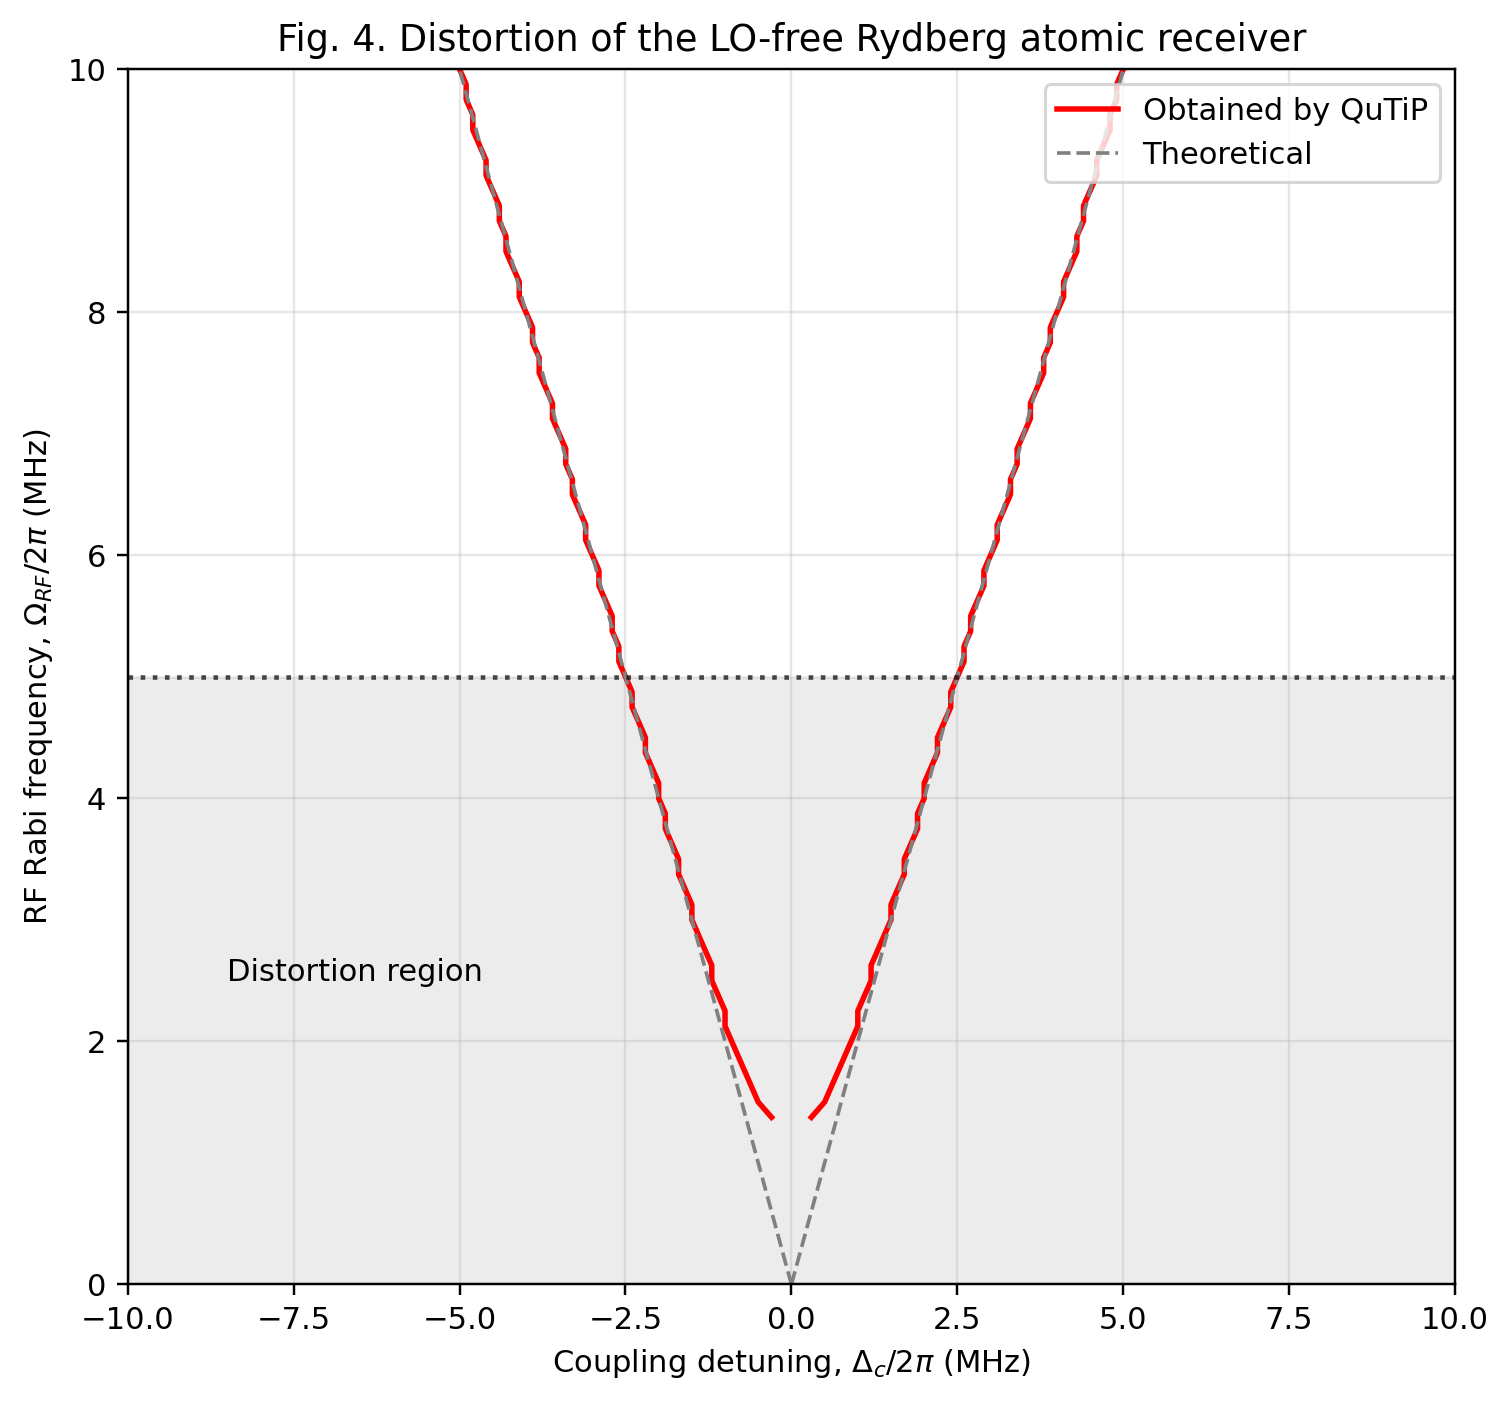

Write Python code to recreate this figure.
# ============================================================
# FIG. 4 -- CLEAN PRESENTATION VERSION
#
# Reuses the already-computed data-derived results (no new QuTiP
# solves, no data modification) -- just a simplified, paper-style
# rendering: only "Obtained by QuTiP" and "Theoretical" in the
# legend, one threshold line at the measured FWHM (~5 MHz).
# ============================================================

from pathlib import Path

import numpy as np
import matplotlib.pyplot as plt
import csv

OUTPUT_DIR = Path(__file__).resolve().parent

omega_rf_mhz, left_x, right_x = [], [], []
with open(OUTPUT_DIR / "fig4_data_derived_threshold.csv") as f:
    reader = csv.DictReader(f)
    for row in reader:
        omega_rf_mhz.append(float(row["Omega_RF_MHz"]))
        left_x.append(float(row["left_MHz"]) if row["left_MHz"] else np.nan)
        right_x.append(float(row["right_MHz"]) if row["right_MHz"] else np.nan)

omega_rf_mhz = np.array(omega_rf_mhz)
left_x = np.array(left_x)
right_x = np.array(right_x)

# Measured-HWHM Rayleigh threshold, from fig4_data_derived_threshold.py's output
FWHM_threshold_mhz = 5.0

fig, ax = plt.subplots(figsize=(7, 6.5))

has_valley = ~np.isnan(left_x)
ax.plot(left_x[has_valley], omega_rf_mhz[has_valley], "-", color="red", linewidth=1.8,
        label="Obtained by QuTiP")
ax.plot(right_x[has_valley], omega_rf_mhz[has_valley], "-", color="red", linewidth=1.8)

ax.plot(omega_rf_mhz / 2.0, omega_rf_mhz, "--", color="gray", linewidth=1.2, label="Theoretical")
ax.plot(-omega_rf_mhz / 2.0, omega_rf_mhz, "--", color="gray", linewidth=1.2)

ax.axhline(FWHM_threshold_mhz, color="k", linestyle=":", alpha=0.7)
ax.fill_between([-10, 10], 0, FWHM_threshold_mhz, color="gray", alpha=0.15)
ax.annotate("Distortion region", xy=(-8.5, FWHM_threshold_mhz * 0.5), fontsize=10)

ax.set_xlabel(r"Coupling detuning, $\Delta_c/2\pi$ (MHz)")
ax.set_ylabel(r"RF Rabi frequency, $\Omega_{RF}/2\pi$ (MHz)")
ax.set_title("Fig. 4. Distortion of the LO-free Rydberg atomic receiver")
ax.set_xlim(-10, 10)
ax.set_ylim(0, 10)
ax.legend(fontsize=10, loc="upper right")
ax.grid(alpha=0.3)
fig.tight_layout()
fig.savefig(OUTPUT_DIR / "fig4_clean_presentation.png", dpi=220, bbox_inches="tight")
plt.close(fig)
print("Saved: fig4_clean_presentation.png")
